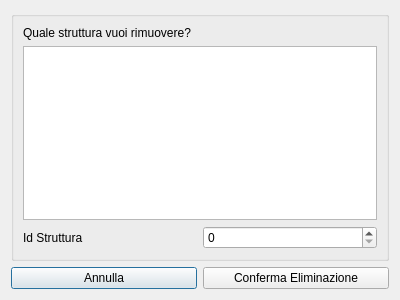
<?xml version="1.0" encoding="UTF-8"?>
<ui version="4.0">
 <class>rimuoviStrutturaDialog</class>
 <widget class="QDialog" name="rimuoviStrutturaDialog">
  <property name="geometry">
   <rect>
    <x>0</x>
    <y>0</y>
    <width>400</width>
    <height>300</height>
   </rect>
  </property>
  <property name="windowTitle">
   <string>Rimuovi Struttura</string>
  </property>
  <layout class="QGridLayout" name="gridLayout">
   <item row="1" column="0">
    <widget class="QPushButton" name="pushButton">
     <property name="text">
      <string>Annulla</string>
     </property>
    </widget>
   </item>
   <item row="1" column="1">
    <widget class="QPushButton" name="pushButtonConferma">
     <property name="text">
      <string>Conferma Eliminazione</string>
     </property>
    </widget>
   </item>
   <item row="0" column="0" colspan="2">
    <widget class="QGroupBox" name="groupBox">
     <property name="title">
      <string/>
     </property>
     <layout class="QGridLayout" name="gridLayout_2">
      <item row="2" column="1">
       <widget class="QSpinBox" name="spinBoxId"/>
      </item>
      <item row="2" column="0">
       <widget class="QLabel" name="label_2">
        <property name="text">
         <string>Id Struttura</string>
        </property>
       </widget>
      </item>
      <item row="1" column="0" colspan="2">
       <widget class="QTextBrowser" name="textBrowser"/>
      </item>
      <item row="0" column="0" colspan="2">
       <widget class="QLabel" name="label">
        <property name="text">
         <string>Quale struttura vuoi rimuovere?</string>
        </property>
       </widget>
      </item>
     </layout>
    </widget>
   </item>
  </layout>
 </widget>
 <resources/>
 <connections/>
</ui>
